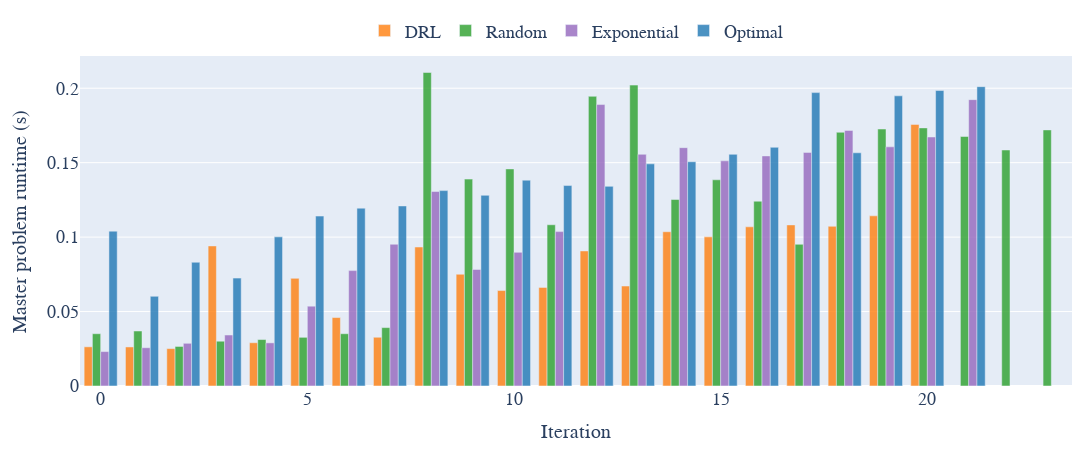

Notebook source saved alongside this figure:
### Code cell
import plotly.graph_objects as go

# 1) compute n and pad helper
n = max(
    len(rl_metrics['mp_time']),
    len(base_opt_metrics['mp_time']),
    len(base_rand_metrics['mp_time']),
    len(base_exp_metrics['mp_time'])
)
def pad_with_nan(lst, length):
    arr = np.array(lst, dtype=float).reshape(-1)
    return np.concatenate([arr, np.full(max(0, length - arr.size), np.nan)])

rl_mp_p        = pad_with_nan(rl_metrics['mp_time'], n)
base_opt_mp_p  = pad_with_nan(base_opt_metrics['mp_time'], n)   # “Baseline”
base_rand_mp_p = pad_with_nan(base_rand_metrics['mp_time'], n)
base_exp_mp_p = pad_with_nan(base_exp_metrics['mp_time'], n)   # “Constant”

# 2) your color map
color_map = {
    'DRL':        'rgb(255,127,14)',
    'Random':     'rgb(44,160,44)',
    'Exponential':'rgb(148,103,189)',
    'Optimal':    'rgb(31,119,180)',
}

# 3) x‐axis (iterations)
iterations = list(range(n))

# 4) build figure
fig = go.Figure([
    go.Bar(name='DRL',
           x=iterations, y=rl_mp_p,
           marker_color=color_map['DRL'], 
           opacity=0.8),
    go.Bar(name='Random',
           x=iterations, y=base_rand_mp_p,
           marker_color=color_map['Random'],
           opacity=0.8),
    go.Bar(name='Exponential',
           x=iterations, y=base_exp_mp_p,
           marker_color=color_map['Exponential'],
           opacity=0.8),
    go.Bar(name='Optimal',
           x=iterations, y=base_opt_mp_p,
           marker_color=color_map['Optimal'],
           opacity=0.8)
    
])

fig.update_layout(
    barmode='group',
    font=dict(
        family="Times New Roman",  # global font
        size=16
    ),
    xaxis=dict(
        title='Iteration',
        title_font=dict(family="Times New Roman", size=20),
        tickfont=dict(family="Times New Roman", size=18)
    ),
    yaxis=dict(
        title='Master problem runtime (s)',
        title_font=dict(family="Times New Roman", size=20),
        tickfont=dict(family="Times New Roman", size=18)
    ),
    legend=dict(
        orientation='h',
        yanchor='bottom', y=1.02,
        xanchor='center', x=0.5,
        font=dict(family="Times New Roman", size=18)
    ),
    width=1100, height=450,
    margin=dict(l=80, r=20, t=50, b=60)
)

fig.show()

### Figure 1 — Plotly figure (JSON) as saved in the notebook; plotly's stock layout.template omitted (floating-point values rounded to 4 significant figures)
{"data": [{"marker": {"color": "rgb(255,127,14)"}, "name": "DRL", "opacity": 0.8, "type": "bar", "x": [0, 1, 2, 3, 4, 5, 6, 7, 8, 9, 10, 11, 12, 13, 14, 15, 16, 17, 18, 19, 20, 21, 22, 23], "y": [0.02631, 0.02622, 0.0251, 0.09408, 0.02906, 0.0723, 0.04597, 0.03274, 0.09334, 0.07506, 0.06411, 0.06621, 0.0907, 0.06713, 0.1036, 0.1002, 0.1069, 0.1082, 0.1073, 0.1143, 0.1757, null, null, null]}, {"marker": {"color": "rgb(44,160,44)"}, "name": "Random", "opacity": 0.8, "type": "bar", "x": [0, 1, 2, 3, 4, 5, 6, 7, 8, 9, 10, 11, 12, 13, 14, 15, 16, 17, 18, 19, 20, 21, 22, 23], "y": [0.03512, 0.03694, 0.02656, 0.03007, 0.0312, 0.03269, 0.03511, 0.03923, 0.2106, 0.1389, 0.1458, 0.1083, 0.1946, 0.2021, 0.1252, 0.1385, 0.1241, 0.09517, 0.1704, 0.1726, 0.1734, 0.1676, 0.1585, 0.172]}, {"marker": {"color": "rgb(148,103,189)"}, "name": "Exponential", "opacity": 0.8, "type": "bar", "x": [0, 1, 2, 3, 4, 5, 6, 7, 8, 9, 10, 11, 12, 13, 14, 15, 16, 17, 18, 19, 20, 21, 22, 23], "y": [0.02312, 0.0257, 0.02868, 0.03424, 0.02897, 0.0536, 0.07751, 0.0952, 0.1306, 0.07827, 0.08975, 0.1037, 0.189, 0.1556, 0.1601, 0.1512, 0.1545, 0.1569, 0.1716, 0.1606, 0.1672, 0.1923, null, null]}, {"marker": {"color": "rgb(31,119,180)"}, "name": "Optimal", "opacity": 0.8, "type": "bar", "x": [0, 1, 2, 3, 4, 5, 6, 7, 8, 9, 10, 11, 12, 13, 14, 15, 16, 17, 18, 19, 20, 21, 22, 23], "y": [0.104, 0.06024, 0.08311, 0.07246, 0.1002, 0.1141, 0.1195, 0.1209, 0.1312, 0.1281, 0.1383, 0.1346, 0.1341, 0.1492, 0.1507, 0.1556, 0.1603, 0.1971, 0.1566, 0.1949, 0.1984, 0.2011, null, null]}], "layout": {"barmode": "group", "font": {"family": "Times New Roman", "size": 16}, "height": 450, "legend": {"font": {"family": "Times New Roman", "size": 18}, "orientation": "h", "x": 0.5, "xanchor": "center", "y": 1.02, "yanchor": "bottom"}, "margin": {"b": 60, "l": 80, "r": 20, "t": 50}, "width": 1100, "xaxis": {"tickfont": {"family": "Times New Roman", "size": 18}, "title": {"font": {"family": "Times New Roman", "size": 20}, "text": "Iteration"}}, "yaxis": {"tickfont": {"family": "Times New Roman", "size": 18}, "title": {"font": {"family": "Times New Roman", "size": 20}, "text": "Master problem runtime (s)"}}}}
